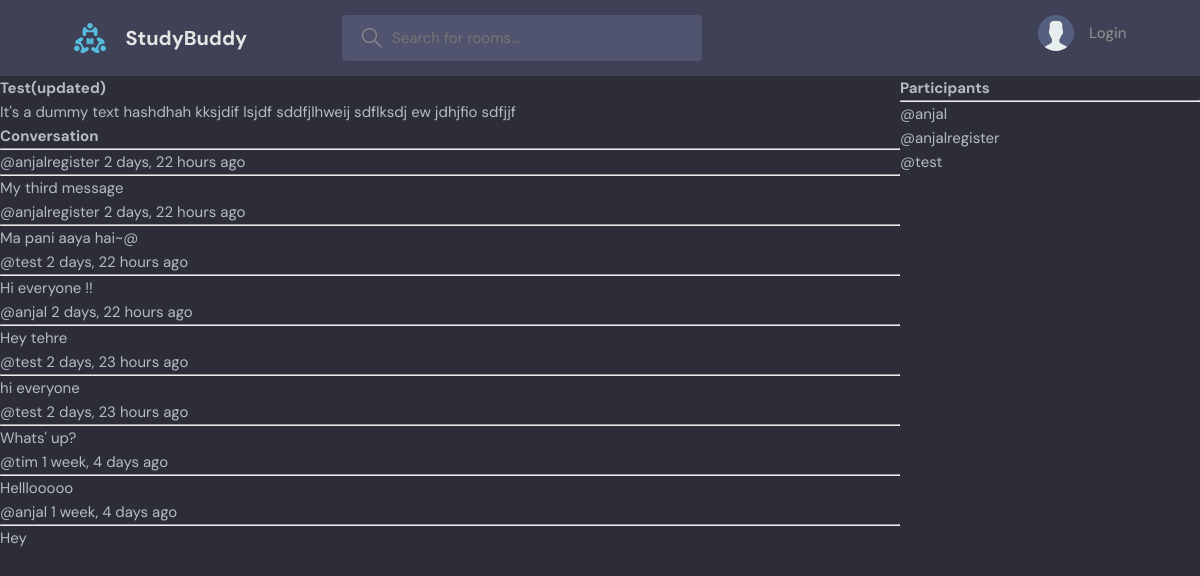
/room/1, run on the app's committed database.
### base/models.py (models this page shows, shortened)
class Room(models.Model):
    host = models.ForeignKey(User, on_delete=models.SET_NULL, null=True)
    topic = models.ForeignKey(Topic, on_delete=models.SET_NULL, null=True)
    name = models.CharField(max_length=200)
    description = models.TextField(null=True, blank=True)
    participants = models.ManyToManyField(User, related_name='participants', blank=True)
    updated = models.DateTimeField(auto_now=True)
    created = models.DateField(auto_now_add=True)
    class Meta:
        ordering = ['updated', 'created']

class Message(models.Model):
    user = models.ForeignKey(User, on_delete=models.CASCADE)
    room = models.ForeignKey(Room, on_delete=models.CASCADE)
    body = models.TextField()
    updated = models.DateTimeField(auto_now=True)
    created = models.DateTimeField(auto_now_add=True)
    class Meta:
        ordering = ['-updated', 'created']

### base/views.py (the view, shortened to what this page needs)
# urls.py: path('room/<str:pk>', views.room, name='room'),
def room(request, pk):
    room = Room.objects.get(id=pk)
    room_messages = room.message_set.all().order_by('-created')
    participants = room.participants.all()
    context = {'room': room, 'room_messages':room_messages, 'participants':  participants}
    return render(request, 'base/room.html', context)

### base/templates/base/room.html (shortened to what this page needs)
{% extends 'main.html' %} {% block content %}
<div class="room-container">
  <div>
    <h1>{{room.name}}</h1>
    <p>{{room.description}}</p>
    <div class="comment-wrapper">
      <h3>Conversation</h3>
      <hr />
      {% for message in room_messages %}
      <div>
        <small>@{{message.user}} {{message.created|timesince}} ago </small>
        <hr />
        <p>{{message.body}}</p>
      </div>
      {% endfor %}
    </div>
  </div>
  <div>
    <h3>Participants</h3>
    <hr />
    {% for user in participants %}
    <div>
      <p>@{{user.username}}</p>
    </div>
    {% endfor %}
  </div>
</div>
{% endblock content %}

### static/styles/style.css (style rules this page uses)
:root { --color-main: #71c6dd; --color-main-light: #e1f6fb; --color-dark: #3f4156; --color-dark-medium: #51546e; --color-dark-light: #696d97; --color-light: #e5e5e5; --color-gray: #8b8b8b; --color-light-gray: #b2bdbd; --color-bg: #2d2d39; --color-success: #5dd693; --color-error: #fc4b0b; }
* { font-family: "DM Sans", -apple-system, BlinkMacSystemFont, "Segoe UI", Roboto, Oxygen, Ubuntu, Cantarell, "Open Sans", "Helvetica Neue", sans-serif; margin: 0; padding: 0; box-sizing: border-box; text-rendering: optimizeLegibility; font-size: inherit; }
html { font-size: 56.25%; }
@media only screen and (min-width: 1200px) { html { font-size: 62.5%; } }
body { line-height: 1.6; font-weight: 400; font-size: 1.5rem; color: var(--color-light-gray); background-color: var(--color-bg); min-height: 100vh; }

### base/templates/base/room.html (style rules this page uses)
.room-container { display: grid; grid-template-columns: 3fr 1fr; }

### data on the page
Room: name "Test(updated)", description "It's a dummy text hashdhah kksjdif lsjdf sddfjlhweij sdflksdj ew jdhjfio sdfjjf"
Message: user "anjalregister", created "2 days, 22 hours", body "My third message"
Message: user "anjalregister", created "2 days, 22 hours", body "Ma pani aaya hai~@"
Message: user "test", created "2 days, 22 hours", body "Hi everyone !!"
Message: user "anjal", created "2 days, 22 hours", body "Hey tehre"
Message: user "test", created "2 days, 23 hours", body "hi everyone"
Message: user "test", created "2 days, 23 hours", body "Whats' up?"
Message: user "tim", created "1 week, 4 days", body "Helllooooo"
Message: user "anjal", created "1 week, 4 days", body "Hey"

### other printed values
{{ user.username }} "anjal"
{{ user.username }} "anjalregister"
{{ user.username }} "test"
